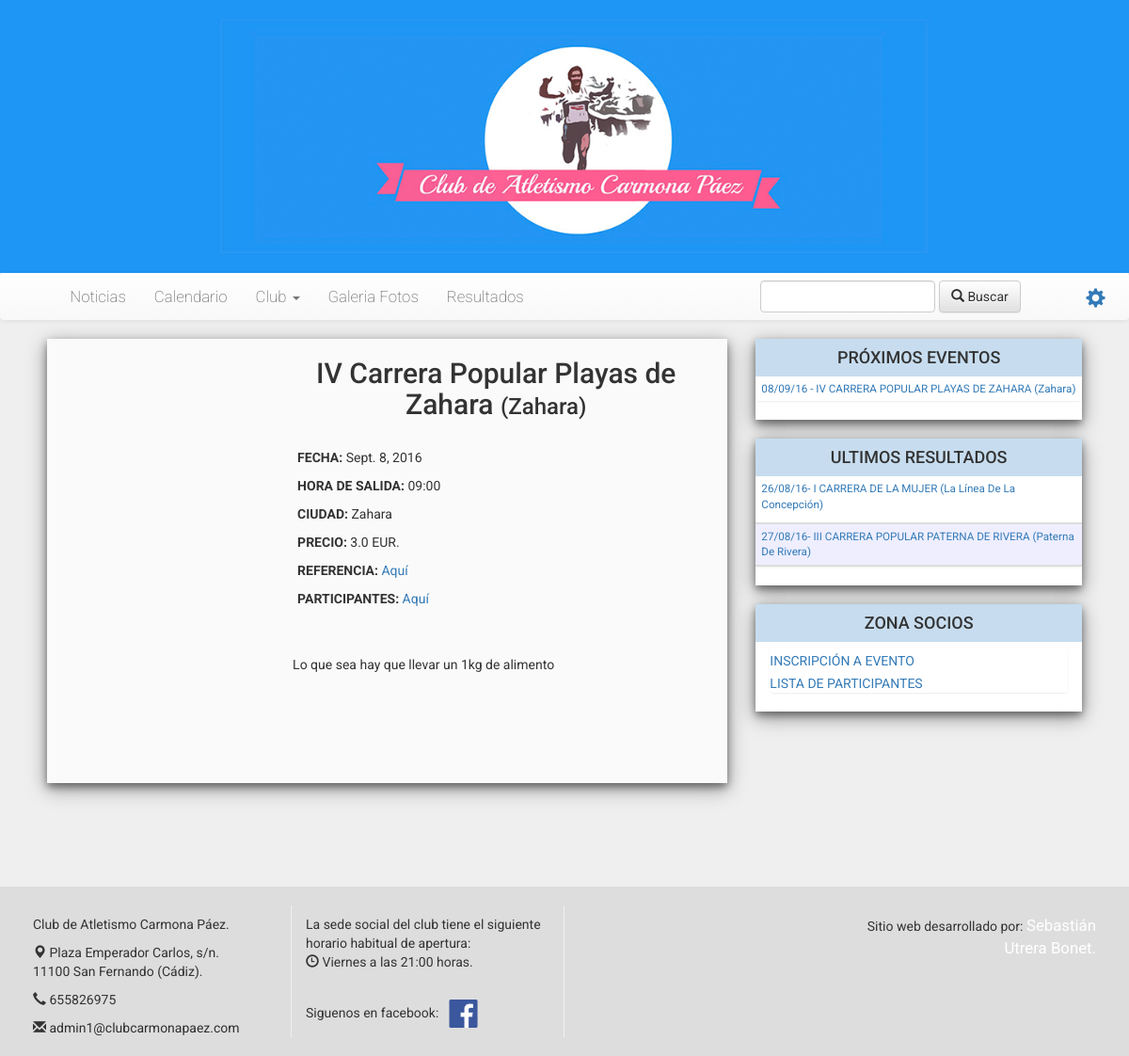
Page /carrera/3 on the earlier database version.
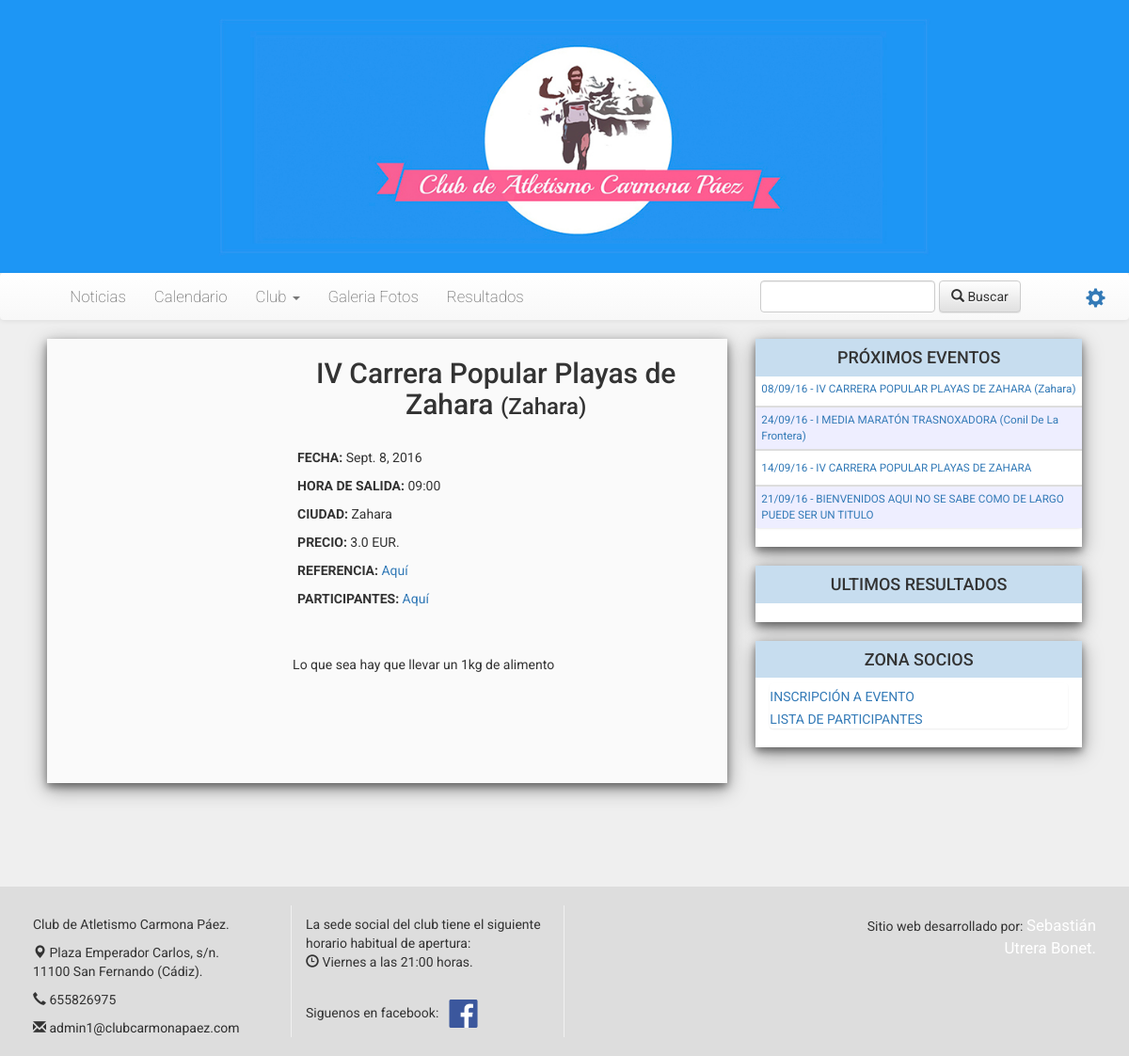
Same page on the later database version.
### clubcarmona/models.py (models this page shows, shortened)
class Carrera(models.Model):
	titulo = models.CharField(max_length=250)
	fecha = models.DateTimeField(default=timezone.now)
	foto = models.ImageField(upload_to='static/img/proximosEventos', default="nofoto.jpg", null=True)
	texto = RichTextField(max_length=99999999,blank=True, null=True)
	link = models.CharField(max_length=200, blank=True, null=True)
	ciudad = models.CharField(max_length=200, blank=True, null=True)
	provicia = models.CharField(max_length=200, default='Cádiz')
	distancia = models.IntegerField(blank=True, null=True)
	precio = models.FloatField(default=0, blank=True, null=True)
	tipo = models.ForeignKey(Tipo)
	galeria_fotos_1 = models.CharField(max_length=9999, null=True, blank=True)
	galeria_fotos_2 = models.CharField(blank=True, null=True,max_length=9999)
	galeria_fotos_3 = models.CharField(blank=True, null=True,max_length=9999)
	resultado = models.FileField(upload_to='static/resultados', null=True, blank=True)

### clubcarmona/views.py (the view)
# urls.py: url(r'^carrera/', views.carrera, name='carrera'),
def carrera(request):
    path = request.path[9::]
    proximos = Carrera.objects.filter(fecha__gte=datetime.today())[:7]
    carrera = Carrera.objects.filter(pk=path)
    hora = calcularHora(Carrera.objects.filter(pk=path))
    d = timezone.datetime.today()+timedelta(days=5)
    hoy = timezone.datetime.today()
    carreras = Carrera.objects.all().order_by('fecha')[0:10:]
    carr = Carrera.objects.all().order_by('fecha')
    dias = timezone.datetime.today()+timedelta(days=20)
    return render(request, 'Club/carrera.html',{'carrera':carrera, 'hora':hora, 'd':d,
                                                'hoy'     : hoy,
                                                'proximos':proximos,
                                                'carreras':carreras,
                                                'dias':dias,
                                                'carr':carr,})

### clubcarmona/views.py (called while the page is built)
def calcularHora(posts):
	hora=00
	minu=00
	hor = ""
	for i in posts:
		hora = i.fecha.hour+2
		minu = i.fecha.minute
	hor = str(hora)+":"+str(minu)
	return hor

### clubcarmona/templates/Club/carrera.html (shortened to what this page needs)
{% extends "Club/plantilla.html" %}
{% block content %}
    <div class="col-lg-12 col-md-12 col-xs-12 polaroid">
        {% for carrera in carrera %}
            {% if carrera.foto.name != 'nofoto.jpg' %}
                <div class="col-lg-4 col-md-4"><a href="../{{ carrera.foto }}">
                    <div style="background-image: url('../{{ carrera.foto }}');background-repeat: no-repeat; background-size: cover; background-position: center; height: 28em; width: auto; min-width: 12em; margin: 40px auto;"></div>
                </a>
                </div>
            {% else %}
                <div class="col-lg-4 col-md-4 col-xs-12"></div>
            {% endif %}
            <h2 style="text-align: center">{{ carrera.titulo }}
                {% if carrera.ciudad != '' %}
                <span style="font-size: x-large">
                    ({{ carrera.ciudad|title }})
                {% endif %}</span>
            </h2>
            <div class="col-lg-4 col-xs-12" style="text-align: left; padding: 20px; z-index: 10;">
                <p><b>FECHA: </b>{{ carrera.fecha.date }} </p>
                <p><b>HORA DE SALIDA:</b> {{ carrera.fecha|date:' H:i' }}</p>
                <p><b>CIUDAD:</b> {{ carrera.ciudad }}</p>
                {% if carrera.precio|floatformat > '0' %}
                    <p><b>PRECIO:</b> {{ carrera.precio }} EUR.</p>
                {% else %}
                    <p><b>PRECIO:</b> GRATIS.</p>
                {% endif %}
                <p><b>REFERENCIA:</b> <a href="{{ carrera.link }}" target="_blank"> Aquí</a></p>
                <p><b>PARTICIPANTES:</b> <a href="../listaparticipantes#{{ carrera.id }}">Aquí</a></p>
            </div>
            <div class="col-lg-4 col-xs-12" style="text-align: left; padding: 20px; z-index: 10" >
            </div>
            {% autoescape off %}
                <div class="col-lg-8"
                     style="z-index: 1; text-align: justify;  margin-top: 0px">&nbsp{{ carrera.texto }} </div>
            {% endautoescape %}
            </div>
        {% endfor %}
</div>
{% endblock %}

### clubcarmona/templates/Club/plantilla.html (shortened to what this page needs)
{% load staticfiles %}
<!DOCTYPE html>
<html lang="es">
<head>
    <link href="{% static 'css/bootstrap.min.css' %}" rel="stylesheet">
    <link href="{% static 'css/bootstrap-theme.min.css' %}" media="screen" rel="stylesheet" type="text/css">
    <link rel="stylesheet" href="//netdna.bootstrapcdn.com/bootstrap/3.1.0/css/bootstrap.min.css">
    <link rel="stylesheet" href="//netdna.bootstrapcdn.com/bootstrap/3.1.0/css/bootstrap-theme.min.css">
    <link href="{% static 'css/style.css' %}" media="screen" rel="stylesheet" type="text/css">
</head>
<body style="background-color:#efefef; background-size: cover;" id="inicio">
<header style="border: none; ">
    <div id="cabecera"
         style="background: url('/static/img/head2.jpg') center no-repeat; background-size: cover; height: 290px;"
         class="img-responsive">
    </div>
    <div class="navbar navbar-default nav" role="navigation" style="z-index: 1000; margin: 0; padding: 0; border: none">
        <div class="collapse navbar-collapse navbar-ex1-collapse"
             style="margin: 0; border-radius: 0px; margin-left: -15px">
            <ul class="nav navbar-nav" style="font-size: 1.2em; font-weight: 200; padding-left: 5%;">
                <li><a href="/">Noticias</a></li>
                <li><a href="{% url 'calendario' %}">Calendario</a></li>
                <li class="dropdown">
        <a href="#" class="dropdown-toggle" data-toggle="dropdown">
          Club <b class="caret"></b>
        </a>
      </li>
                <li><a href="{% url 'galeria' %}">Galeria Fotos</a></li>
                <li><a href="{% url 'resultados' %}">Resultados</a></li>
            </ul>
            <a id="admin" class="glyphicon glyphicon-cog navbar-right" style="margin: 10px; padding-top: 5px; font-size: 1.5em"
               href="../admin"></a>
            <form class="navbar-form navbar-right" role="search" style="padding-right:5%;" method="get"
                  action="{% url 'buscar' %}" id="bus">
                <div class="form-group">
                    <input type="text" id="buscar" name="buscar" value="" class="form-group form-control">
                </div>
                <button type="submit" class="btn btn-default" href="../buscar"><span
                        class="glyphicon glyphicon-search"></span> Buscar
                </button>
            </form>
        </div>
    </div>
</header>
<div class="container-fluid" id="bloque"
     style="background-color:transparent;   background-size: contain; padding: 20px; margin-top: 5px; margin-bottom: 90px; min-height: 382px; border: none">
    <div class="col-lg-12 col-md-12" style="margin-top:20px">
        <div class="col-lg-4 col-md-4 col-xs-12 col-xs-offset-0 pull-right" id="menu2" style="padding-bottom: 20px">
            <div class="col-lg-12 col-md-12 col-xs-12 polaroid" style="background-color: white; padding:0 0 0px 0">
                <h4 style="text-align: center; background-color: #c7ddef; margin:0; padding: 10px; cursor: default">
                    PRÓXIMOS EVENTOS</h4>
                <div class="col-lg-12" style="padding:0px; font-size: smaller ">
                    <ul class=" list-group">
                        {% for carrera in proximos %}
                            {% if carrera.fecha.date >= hoy.date and carrera.resultado == ''  %}
                                    <li class="list-unstyled" style="vertical-align: middle;background-color: {% cycle 'white' '#eef' %}; padding: 5px 6px">
                                        <a href="../carrera/{{ carrera.id }}">{{ carrera.fecha|date:'d/m/y' }}
                                            - {{ carrera.titulo|upper }}
                                            {% if carrera.ciudad != '' %}
                                                ({{ carrera.ciudad|title }})
                                            {% endif %}
                                        </a>
                                    </li>
                                    {% if forloop.last != True %}
                                        <hr style="padding: 0px; border: 1px solid #ddd; margin:{% cycle '5px 0 0 0' '0 0 5px 0' %}">
                                    {% endif %}
                            {% endif %}
                        {% endfor %}
                    </ul>
                </div>
            </div>
            <div class="col-lg-12 col-md-12 col-xs-12 polaroid"
                 style="background-color: white; margin:  20px 0; padding: 0 0 0px 0">
                <h4 style="text-align: center; background-color: #c7ddef; margin:0; padding: 10px; cursor: default">ULTIMOS
                    RESULTADOS</h4>
                <div class="col-lg-12" style="padding:0px; font-size: smaller">
                    <ul class=" list-group">
                        {% for r in carreras %}
                            {% if r.resultado != '' and r.fecha.date <= hoy.date %}
                                    <li class="list-unstyled" style="vertical-align: middle;background-color: {% cycle 'white' '#eef' %}; padding: 5px 6px">
                                        <a href="{{ r.resultado }}">{{ r.fecha|date:'d/m/y' }}- {{ r.titulo|upper }}
                                            {% if r.ciudad != '' %}
                                                ({{ r.ciudad|title }})
                                            {% endif %}
                                        </a>
                                    </li>
                                    {% if forloop.last != True %}
                                        <hr style="padding: 0px; border: 1px solid #ddd;  margin:{% cycle '5px 0 0 0' '0 0 5px 0' %}">
                                    {% endif %}
                            {% endif %}
                        {% endfor %}
                    </ul>
                </div>
            </div>
            <div class="col-lg-12 col-md-12 col-xs-12 polaroid"
                 style="background-color: white; margin:0; padding: 0 0 0px 0">
                <h4 style="text-align: center; background-color: #c7ddef; margin:0; padding: 10px; cursor: default">ZONA
                    SOCIOS</h4>
                <div class="col-lg-12" style="padding-top:6px;">
                    <ul class=" list-group">
                        <li class="list-unstyled" style="vertical-align: middle; padding: 4px 0 0">
                            <a href="../inscripcion">INSCRIPCIÓN A EVENTO</a>
                        </li>
                        <li class="list-unstyled" style="vertical-align: middle; padding: 4px 0 0">
                            <a href="../listaparticipantes">LISTA DE PARTICIPANTES</a>
                        </li>
                    </ul>
                </div>
            </div>
        </div>
        <div class="col-lg-8 col-md-8 col-xs-12 pull-left">
            {% block content %}
            {% endblock %}
        </div>
    </div>
<footer class="col-lg-12" style="height: auto; background-color: #ddd; padding: 20px;">
    <div class="col-lg-3" style="padding-top: 10px;height: 140px; border-right: 0.05em solid #f0f0f0">
        <p>Club de Atletismo Carmona Páez.</p>
        <p><span class="glyphicon glyphicon-map-marker"></span> Plaza Emperador Carlos, s/n.<br> 11100 San Fernando
            (Cádiz).</p>
        <p><span class="glyphicon glyphicon-earphone"></span> 655826975</p>
        <p><span class="glyphicon glyphicon-envelope"></span><a href="mailto:admin1@clubcarmonapaez.com"
                                                                style="color: #2e2e2e"> admin1@clubcarmonapaez.com</a>
        </p>
    </div>
    <div class="col-lg-3" style="border-right:0.05em solid #f0f0f0; padding-top: 10px; height: 140px;">
        <p>La sede social del club tiene el siguiente horario habitual de apertura:<br><span
                class="glyphicon glyphicon-time"></span> Viernes a las 21:00 horas. </p><br>
        <p>Siguenos en facebook: <a href="https://www.facebook.com/groups/264525040262137/?fref=ts" target="_blank">
            <img src="../static/img/face.png" ; width="45px" ; height="30px"/> </a></p>
    </div>
    <div class="col-lg-3" style="text-align: right; padding-top: 10px">
    </div>
    <div class="col-lg-3" style="text-align: right; padding-top: 10px">
        <p>Sitio web desarrollado por: <a href="mailto:sebastianutrerabonet@gmail.com"
                                          style="color: #fff; font-size: larger">Sebastián Utrera Bonet.</a></p>
    </div>
</footer>
</body>

### static/css/style.css (style rules this page uses)
div.polaroid { background-color: rgba(250,250,250,0.98); box-shadow: 0 4px 8px 0 rgba(0, 0, 0, 0.4), 0 6px 20px 0 rgba(0, 0, 0, 0.4); }
body { background:#FFFFFA; padding: 0; margin: 0; font-family: 'Roboto'; }
header { margin: 0; padding: 0; height: 90px; }
#menu2 { position: static; top: 150px; right: 0px; }

Differences in the rows shown:
no longer on this page (row edited): Carrera: fecha "26/08/16", titulo "I CARRERA DE LA MUJER", ciudad "La Línea De La Concepción", shown under "ULTIMOS RESULTADOS"
no longer on this page (row edited): Carrera: fecha "27/08/16", titulo "III CARRERA POPULAR PATERNA DE RIVERA", ciudad "Paterna De Rivera", shown under "ULTIMOS RESULTADOS"
added Carrera: fecha "24/09/16", titulo "I MEDIA MARATÓN TRASNOXADORA", ciudad "Conil De La Frontera", shown under "PRÓXIMOS EVENTOS"
added Carrera: fecha "14/09/16", titulo "IV CARRERA POPULAR PLAYAS DE ZAHARA", shown under "PRÓXIMOS EVENTOS"
added Carrera: fecha "21/09/16", titulo "BIENVENIDOS AQUI NO SE SABE COMO DE LARGO PUEDE SER UN TITULO", shown under "PRÓXIMOS EVENTOS"
